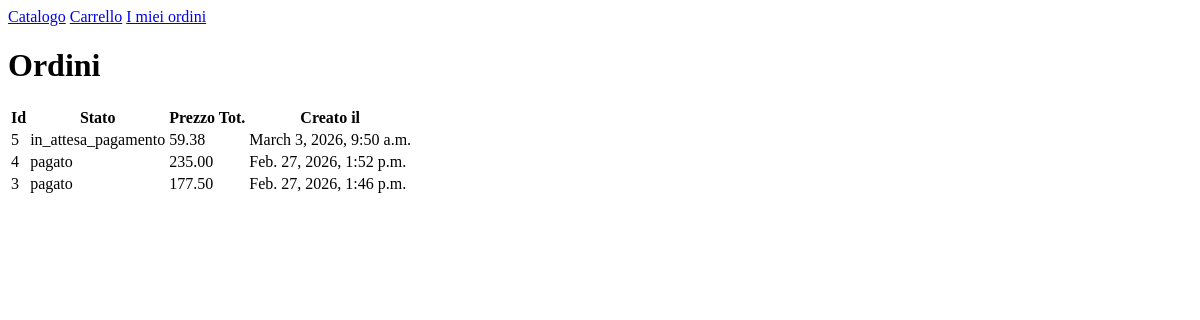
The app's page /ordini/ (signed in), older data.
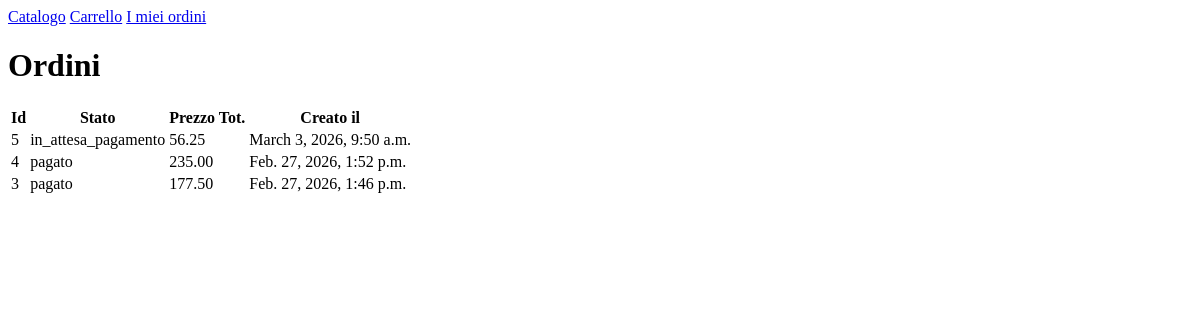
The same page, newer data.
### orders/models.py (models this page shows, shortened)
class Order(models.Model):
    user = models.ForeignKey(User, on_delete=models.CASCADE, null=True, blank=True)
    status = models.CharField(max_length=19, choices=STATUS_CHOICES, default='in_attesa_pagamento')
    total_amount = models.DecimalField(max_digits=7, decimal_places=2, validators=[MinValueValidator(Decimal('0.00'))])
    created_at = models.DateTimeField(auto_now_add=True)
    paid_at = models.DateTimeField(null=True, blank=True)
    coupon = models.ForeignKey(Coupon, on_delete=models.SET_NULL, null=True, blank=True)

### orders/views.py (the view)
# urls.py: path('ordini/', include('orders.urls'))
@login_required
def orders(request):
    orders = Order.objects.filter(user=request.user).order_by('-created_at')
    context={'orders':orders, }
    return render(request, 'orders/ordini.html', context)

### orders/templates/orders/ordini.html (shortened to what this page needs)
{% extends "base.html" %}
{% block content %}
<h1>Ordini</h1>
{% if orders %}
<table>
    <thead>
        <tr>
            <th>Id</th>
            <th>Stato</th>
            <th>Prezzo Tot.</th>
            <th>Creato il</th>
        </tr>
    </thead>
    <tbody>
        {% for ordine in orders %}
        <tr>
            <td>{{ ordine.id }}</td>
            <td>{{ ordine.status }}</td>
            <td>{{ ordine.total_amount }}</td>
            <td>{{ ordine.created_at }}</td>
        </tr>
        {% endfor %}
    </tbody>
</table>
{% else %}
<p>Non ci sono ordini</p>
{% endif %}
{% endblock %}

Row changes from the older to the newer data that the page shows:
changed Order "in_attesa_pagamento": total_amount "59.38" → "56.25"
